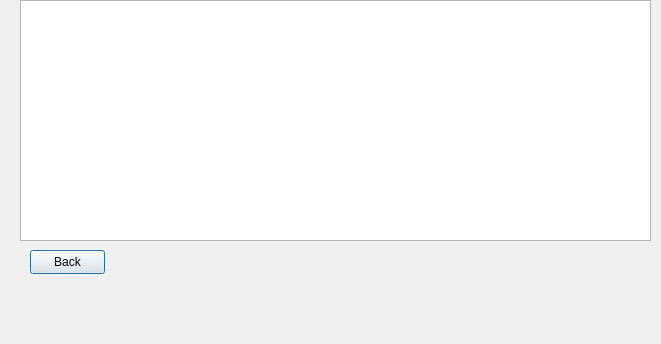
<?xml version="1.0" encoding="UTF-8"?>
<ui version="4.0">
 <class>ShowBus</class>
 <widget class="QDialog" name="ShowBus">
  <property name="geometry">
   <rect>
    <x>0</x>
    <y>0</y>
    <width>661</width>
    <height>344</height>
   </rect>
  </property>
  <property name="windowTitle">
   <string>Dialog</string>
  </property>
  <widget class="QPushButton" name="Back_PB">
   <property name="geometry">
    <rect>
     <x>30</x>
     <y>250</y>
     <width>75</width>
     <height>24</height>
    </rect>
   </property>
   <property name="text">
    <string>Back</string>
   </property>
  </widget>
  <widget class="QTableView" name="BusTV">
   <property name="geometry">
    <rect>
     <x>20</x>
     <y>0</y>
     <width>631</width>
     <height>241</height>
    </rect>
   </property>
  </widget>
 </widget>
 <resources/>
 <connections/>
</ui>
